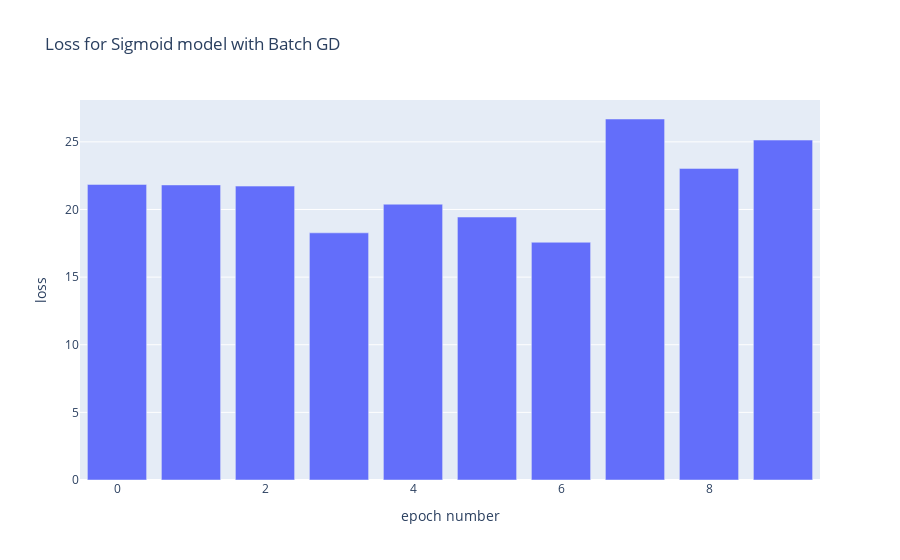

Notebook source saved alongside this figure:
### Code cell
data_trace = go.Bar(x=np.arange(10), y=eval_results)
fig = go.Figure(data=[data_trace])

fig.update_layout(
    title='Loss for Sigmoid model with Batch GD',
    xaxis_title="epoch number",
    yaxis_title="loss"
)

fig.show()

### Figure 1 — Plotly figure (JSON) as saved in the notebook; plotly's stock layout.template omitted (floating-point values rounded to 4 significant figures)
{"data": [{"type": "bar", "x": [0, 1, 2, 3, 4, 5, 6, 7, 8, 9], "y": [21.85, 21.82, 21.73, 18.27, 20.39, 19.44, 17.58, 26.69, 23.04, 25.13]}], "layout": {"title": {"text": "Loss for Sigmoid model with Batch GD"}, "xaxis": {"title": {"text": "epoch number"}}, "yaxis": {"title": {"text": "loss"}}}}
